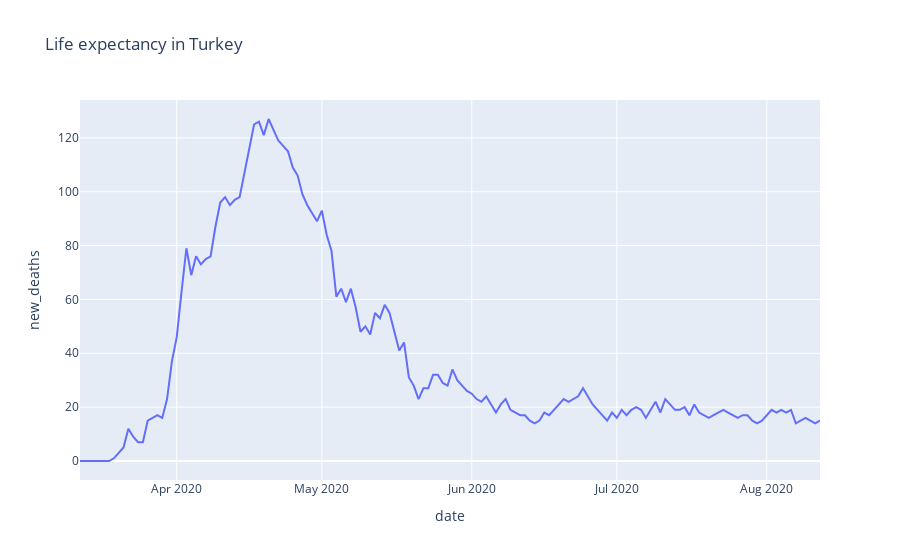

The notebook cell saved with this chart:
### Markdown cell above
3. Plot a histogram for daily deaths for any country you choose.

### Code cell
data = df[df.location == 'Turkey']
fig = px.line(data, x="date", y="new_deaths", title='Life expectancy in Turkey')
fig.show()

### Figure 1 — Plotly figure (JSON) as saved in the notebook; plotly's stock layout.template omitted (floating-point values rounded to 4 significant figures; data arrays with more than 128 entries replaced by an {"elided": "..."} marker saying what was removed)
{"data": [{"hovertemplate": "date=%{x}<br>new_deaths=%{y}<extra></extra>", "legendgroup": "", "line": {"color": "#636efa", "dash": "solid"}, "mode": "lines", "name": "", "orientation": "v", "showlegend": false, "type": "scatter", "x": {"elided": "152 str values"}, "xaxis": "x", "y": {"elided": "152 int values"}, "yaxis": "y"}], "layout": {"legend": {"tracegroupgap": 0}, "title": {"text": "Life expectancy in Turkey"}, "xaxis": {"anchor": "y", "domain": [0, 1], "title": {"text": "date"}}, "yaxis": {"anchor": "x", "domain": [0, 1], "title": {"text": "new_deaths"}}}}
